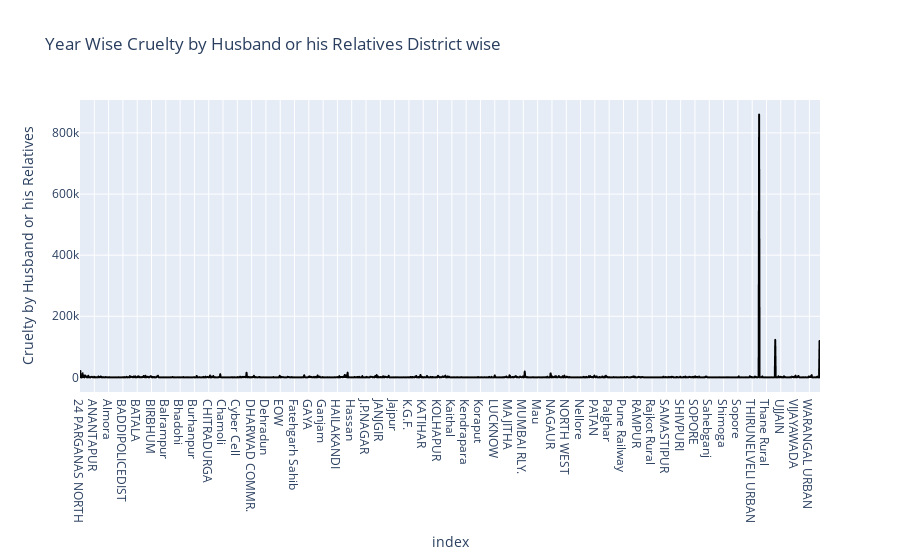

The notebook cell saved with this chart:
### Code cell
fig = px.line(total_case_all_years_district, x=total_case_all_years_district.index, y='Cruelty by Husband or his Relatives',
             color_discrete_sequence=['black'],title='Year Wise Cruelty by Husband or his Relatives District wise')
fig.show()

### Figure 1 — Plotly figure (JSON) as saved in the notebook; plotly's stock layout.template omitted (floating-point values rounded to 4 significant figures; data arrays with more than 128 entries replaced by an {"elided": "..."} marker saying what was removed)
{"data": [{"hovertemplate": "index=%{x}<br>Cruelty by Husband or his Relatives=%{y}<extra></extra>", "legendgroup": "", "line": {"color": "black", "dash": "solid"}, "marker": {"symbol": "circle"}, "mode": "lines", "name": "", "showlegend": false, "type": "scattergl", "x": {"elided": "1605 str values"}, "xaxis": "x", "y": {"elided": "1605 int values"}, "yaxis": "y"}], "layout": {"legend": {"tracegroupgap": 0}, "title": {"text": "Year Wise Cruelty by Husband or his Relatives District wise"}, "xaxis": {"anchor": "y", "domain": [0, 1], "title": {"text": "index"}}, "yaxis": {"anchor": "x", "domain": [0, 1], "title": {"text": "Cruelty by Husband or his Relatives"}}}}
